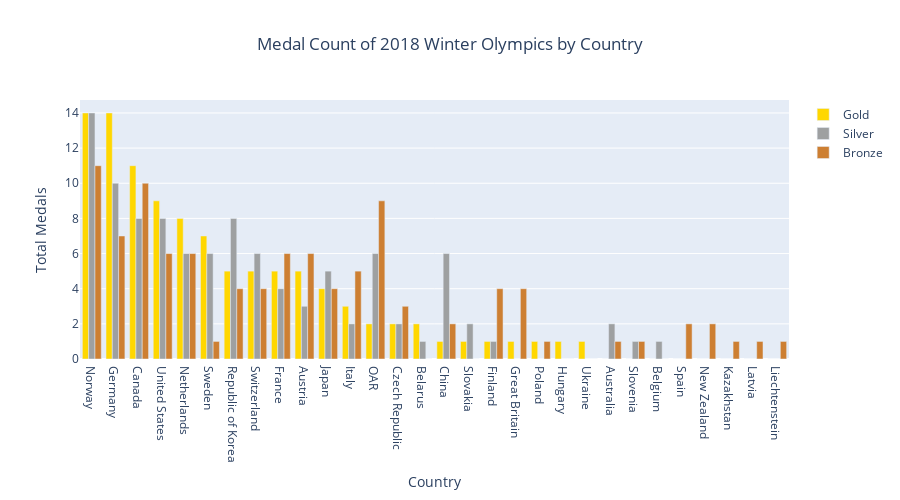

Notebook source saved alongside this figure:
### Markdown cell above
## Grouped Bar Chart

### Code cell
data = [go.Bar(x=df['NOC'],
               y=df[name],
               name=name,
               marker=dict(color=colors[name])) for name in ['Gold', 'Silver', 'Bronze']]  # List comprehension

layout = go.Layout(title='Medal Count of 2018 Winter Olympics by Country',
                   title_x=0.5,
                   xaxis_title='Country',
                   yaxis_title='Total Medals',
                   barmode='group',
                   height=500)

fig = go.Figure(data=data, layout=layout)
fig.show()

### Figure 1 — Plotly figure (JSON) as saved in the notebook; plotly's stock layout.template omitted (floating-point values rounded to 4 significant figures)
{"data": [{"marker": {"color": "#FFD700"}, "name": "Gold", "type": "bar", "x": ["Norway", "Germany", "Canada", "United States", "Netherlands", "Sweden", "Republic of Korea", "Switzerland", "France", "Austria", "Japan", "Italy", "OAR", "Czech Republic", "Belarus", "China", "Slovakia", "Finland", "Great Britain", "Poland", "Hungary", "Ukraine", "Australia", "Slovenia", "Belgium", "Spain", "New Zealand", "Kazakhstan", "Latvia", "Liechtenstein"], "y": [14, 14, 11, 9, 8, 7, 5, 5, 5, 5, 4, 3, 2, 2, 2, 1, 1, 1, 1, 1, 1, 1, 0, 0, 0, 0, 0, 0, 0, 0]}, {"marker": {"color": "#9EA0A1"}, "name": "Silver", "type": "bar", "x": ["Norway", "Germany", "Canada", "United States", "Netherlands", "Sweden", "Republic of Korea", "Switzerland", "France", "Austria", "Japan", "Italy", "OAR", "Czech Republic", "Belarus", "China", "Slovakia", "Finland", "Great Britain", "Poland", "Hungary", "Ukraine", "Australia", "Slovenia", "Belgium", "Spain", "New Zealand", "Kazakhstan", "Latvia", "Liechtenstein"], "y": [14, 10, 8, 8, 6, 6, 8, 6, 4, 3, 5, 2, 6, 2, 1, 6, 2, 1, 0, 0, 0, 0, 2, 1, 1, 0, 0, 0, 0, 0]}, {"marker": {"color": "#CD7F32"}, "name": "Bronze", "type": "bar", "x": ["Norway", "Germany", "Canada", "United States", "Netherlands", "Sweden", "Republic of Korea", "Switzerland", "France", "Austria", "Japan", "Italy", "OAR", "Czech Republic", "Belarus", "China", "Slovakia", "Finland", "Great Britain", "Poland", "Hungary", "Ukraine", "Australia", "Slovenia", "Belgium", "Spain", "New Zealand", "Kazakhstan", "Latvia", "Liechtenstein"], "y": [11, 7, 10, 6, 6, 1, 4, 4, 6, 6, 4, 5, 9, 3, 0, 2, 0, 4, 4, 1, 0, 0, 1, 1, 0, 2, 2, 1, 1, 1]}], "layout": {"barmode": "group", "height": 500, "title": {"text": "Medal Count of 2018 Winter Olympics by Country", "x": 0.5}, "xaxis": {"title": {"text": "Country"}}, "yaxis": {"title": {"text": "Total Medals"}}}}
